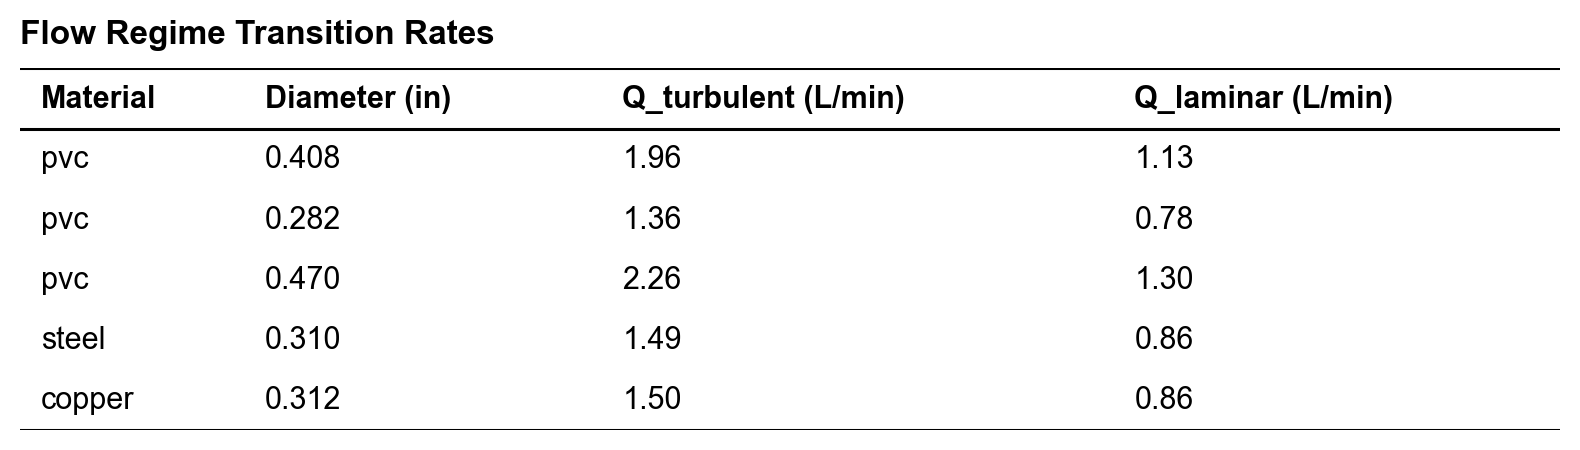

The Python source for this figure:
import math
import matplotlib.pyplot as plt
from plot_style import style_table

mu = 1.002 * 10**-3 #Pa.s
rho = 997 #kg/m^3
pipes = [("pvc", 0.408), ("pvc", 0.282), ("pvc", 0.47), ("steel", 0.31), ("copper", 0.312)] #diameter in inches
turbulent = 4000
laminar = 2300

def flow_regime():
    rows = []
    for material, diameter in pipes:
        d = diameter * 0.0254 # convert inches to meters
        Q_turb = turbulent * math.pi / 4 * mu * d / rho * 1000 * 60 #L/min
        Q_lam = laminar * math.pi / 4 * mu * d / rho * 1000 * 60 #L/min
        print(f'{material} diameter: {diameter} inches, Q_turbulent: {Q_turb:.2f} L/min, Q_laminar: {Q_lam:.2f} L/min')
        rows.append((material, diameter, Q_turb, Q_lam))
    return rows

def save_table_png(rows, filename="flowrate_regimes.png"):
    col_labels = ["Material", "Diameter (in)", "Q_turbulent (L/min)", "Q_laminar (L/min)"]
    cell_text = [[material, f"{diameter:.3f}", f"{Q_turb:.2f}", f"{Q_lam:.2f}"]
                 for material, diameter, Q_turb, Q_lam in rows]

    fig, ax = plt.subplots(figsize=(8, 0.6 + 0.35 * len(rows)))
    ax.axis("off")

    table = ax.table(cellText=cell_text, colLabels=col_labels, cellLoc="left", bbox=[0, 0, 1, 1])
    table.auto_set_font_size(False)
    table.set_fontsize(11)
    table.auto_set_column_width(col=list(range(len(col_labels))))

    style_table(ax, table, "Flow Regime Transition Rates")
    fig.tight_layout()
    fig.savefig(filename, dpi=200, bbox_inches="tight")
    plt.close(fig)
    print(f"Saved table to {filename}")

rows = flow_regime()
save_table_png(rows)
